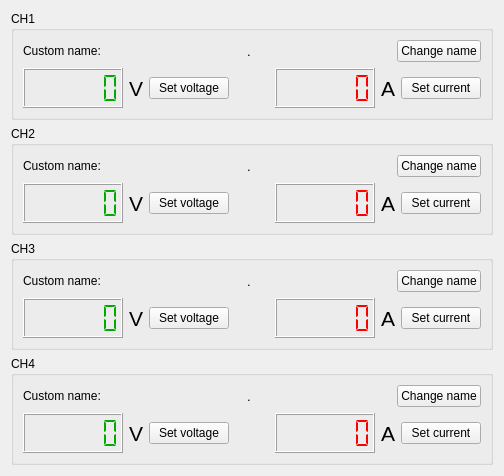
     <widget class="QWidget" name="tab2">
      <attribute name="title">
       <string>Configuration</string>
      </attribute>
      <layout class="QVBoxLayout" name="verticalLayout_17">
       <item>
        <widget class="QGroupBox" name="groupBox_2">
         <property name="title">
          <string>CH1</string>
         </property>
         <layout class="QVBoxLayout" name="verticalLayout_18">
          <item>
           <layout class="QHBoxLayout" name="horizontalLayout_29">
            <item>
             <widget class="QLabel" name="label_21">
              <property name="text">
               <string>Custom name:</string>
              </property>
             </widget>
            </item>
            <item>
             <spacer name="horizontalSpacer_16">
              <property name="orientation">
               <enum>Qt::Horizontal</enum>
              </property>
              <property name="sizeHint" stdset="0">
               <size>
                <width>40</width>
                <height>20</height>
               </size>
              </property>
             </spacer>
            </item>
            <item>
             <widget class="QLabel" name="customNameLabel1">
              <property name="font">
               <font>
                <pointsize>10</pointsize>
               </font>
              </property>
              <property name="text">
               <string>.</string>
              </property>
             </widget>
            </item>
            <item>
             <spacer name="horizontalSpacer_15">
              <property name="orientation">
               <enum>Qt::Horizontal</enum>
              </property>
              <property name="sizeHint" stdset="0">
               <size>
                <width>40</width>
                <height>20</height>
               </size>
              </property>
             </spacer>
            </item>
            <item>
             <widget class="QPushButton" name="setName1">
              <property name="text">
               <string>Change name</string>
              </property>
             </widget>
            </item>
           </layout>
          </item>
          <item>
           <layout class="QHBoxLayout" name="horizontalLayout_27">
            <item>
             <layout class="QHBoxLayout" name="horizontalLayout_19">
              <item>
               <widget class="QLCDNumber" name="CH1confV">
                <property name="enabled">
                 <bool>true</bool>
                </property>
                <property name="minimumSize">
                 <size>
                  <width>100</width>
                  <height>40</height>
                 </size>
                </property>
                <property name="palette">
                 <palette>
                  <active>
                   <colorrole role="WindowText">
                    <brush brushstyle="SolidPattern">
                     <color alpha="255">
                      <red>0</red>
                      <green>170</green>
                      <blue>0</blue>
                     </color>
                    </brush>
                   </colorrole>
                  </active>
                  <inactive>
                   <colorrole role="WindowText">
                    <brush brushstyle="SolidPattern">
                     <color alpha="255">
                      <red>0</red>
                      <green>170</green>
                      <blue>0</blue>
                     </color>
                    </brush>
                   </colorrole>
                  </inactive>
                  <disabled>
                   <colorrole role="WindowText">
                    <brush brushstyle="SolidPattern">
                     <color alpha="255">
                      <red>159</red>
                      <green>158</green>
                      <blue>158</blue>
                     </color>
                    </brush>
                   </colorrole>
                  </disabled>
                 </palette>
                </property>
                <property name="font">
                 <font>
                  <strikeout>false</strikeout>
                  <kerning>true</kerning>
                 </font>
                </property>
                <property name="digitCount">
                 <number>6</number>
                </property>
                <property name="segmentStyle">
                 <enum>QLCDNumber::Flat</enum>
                </property>
               </widget>
              </item>
              <item>
               <widget class="QLabel" name="label_13">
                <property name="font">
                 <font>
                  <pointsize>16</pointsize>
                  <weight>50</weight>
                  <italic>false</italic>
                  <bold>false</bold>
                 </font>
                </property>
                <property name="text">
                 <string>V</string>
                </property>
               </widget>
              </item>
              <item>
               <widget class="QPushButton" name="CH1confVSet">
                <property name="text">
                 <string>Set voltage</string>
                </property>
               </widget>
              </item>
             </layout>
            </item>
            <item>
             <spacer name="horizontalSpacer_20">
              <property name="orientation">
               <enum>Qt::Horizontal</enum>
              </property>
              <property name="sizeHint" stdset="0">
               <size>
                <width>40</width>
                <height>20</height>
               </size>
              </property>
             </spacer>
            </item>
            <item>
             <layout class="QHBoxLayout" name="horizontalLayout_20">
              <item>
               <widget class="QLCDNumber" name="CH1confI">
                <property name="minimumSize">
                 <size>
                  <width>100</width>
                  <height>40</height>
                 </size>
                </property>
                <property name="palette">
                 <palette>
                  <active>
                   <colorrole role="WindowText">
                    <brush brushstyle="SolidPattern">
                     <color alpha="255">
                      <red>255</red>
                      <green>0</green>
                      <blue>0</blue>
                     </color>
                    </brush>
                   </colorrole>
                  </active>
                  <inactive>
                   <colorrole role="WindowText">
                    <brush brushstyle="SolidPattern">
                     <color alpha="255">
                      <red>255</red>
                      <green>0</green>
                      <blue>0</blue>
                     </color>
                    </brush>
                   </colorrole>
                  </inactive>
                  <disabled>
                   <colorrole role="WindowText">
                    <brush brushstyle="SolidPattern">
                     <color alpha="255">
                      <red>159</red>
                      <green>158</green>
                      <blue>158</blue>
                     </color>
                    </brush>
                   </colorrole>
                  </disabled>
                 </palette>
                </property>
                <property name="digitCount">
                 <number>6</number>
                </property>
                <property name="segmentStyle">
                 <enum>QLCDNumber::Flat</enum>
                </property>
               </widget>
              </item>
              <item>
               <widget class="QLabel" name="label_14">
                <property name="font">
                 <font>
                  <pointsize>16</pointsize>
                  <weight>50</weight>
                  <italic>false</italic>
                  <bold>false</bold>
                 </font>
                </property>
                <property name="text">
                 <string>A</string>
                </property>
               </widget>
              </item>
              <item>
               <widget class="QPushButton" name="CH1confISet">
                <property name="text">
                 <string>Set current</string>
                </property>
               </widget>
              </item>
             </layout>
            </item>
           </layout>
          </item>
         </layout>
        </widget>
       </item>
       <item>
        <widget class="QGroupBox" name="groupBox_3">
         <property name="title">
          <string>CH2</string>
         </property>
         <layout class="QVBoxLayout" name="verticalLayout_19">
          <item>
           <layout class="QHBoxLayout" name="horizontalLayout_31">
            <item>
             <widget class="QLabel" name="label_22">
              <property name="text">
               <string>Custom name:</string>
              </property>
             </widget>
            </item>
            <item>
             <spacer name="horizontalSpacer_18">
              <property name="orientation">
               <enum>Qt::Horizontal</enum>
              </property>
              <property name="sizeHint" stdset="0">
               <size>
                <width>40</width>
                <height>20</height>
               </size>
              </property>
             </spacer>
            </item>
            <item>
             <widget class="QLabel" name="customNameLabel2">
              <property name="font">
               <font>
                <pointsize>10</pointsize>
               </font>
              </property>
              <property name="text">
               <string>.</string>
              </property>
             </widget>
            </item>
            <item>
             <spacer name="horizontalSpacer_17">
              <property name="orientation">
               <enum>Qt::Horizontal</enum>
              </property>
              <property name="sizeHint" stdset="0">
               <size>
                <width>40</width>
                <height>20</height>
               </size>
              </property>
             </spacer>
            </item>
            <item>
             <widget class="QPushButton" name="setName2">
              <property name="text">
               <string>Change name</string>
              </property>
             </widget>
            </item>
           </layout>
          </item>
          <item>
           <layout class="QHBoxLayout" name="horizontalLayout_30">
            <item>
             <layout class="QHBoxLayout" name="horizontalLayout_21">
              <item>
               <widget class="QLCDNumber" name="CH2confV">
                <property name="minimumSize">
                 <size>
                  <width>100</width>
                  <height>40</height>
                 </size>
                </property>
                <property name="palette">
                 <palette>
                  <active>
                   <colorrole role="WindowText">
                    <brush brushstyle="SolidPattern">
                     <color alpha="255">
                      <red>0</red>
                      <green>170</green>
                      <blue>0</blue>
                     </color>
                    </brush>
                   </colorrole>
                  </active>
                  <inactive>
                   <colorrole role="WindowText">
                    <brush brushstyle="SolidPattern">
                     <color alpha="255">
                      <red>0</red>
                      <green>170</green>
                      <blue>0</blue>
                     </color>
                    </brush>
                   </colorrole>
                  </inactive>
                  <disabled>
                   <colorrole role="WindowText">
                    <brush brushstyle="SolidPattern">
                     <color alpha="255">
                      <red>159</red>
                      <green>158</green>
                      <blue>158</blue>
                     </color>
                    </brush>
                   </colorrole>
                  </disabled>
                 </palette>
                </property>
                <property name="digitCount">
                 <number>6</number>
                </property>
                <property name="segmentStyle">
                 <enum>QLCDNumber::Flat</enum>
                </property>
               </widget>
              </item>
              <item>
               <widget class="QLabel" name="label_15">
                <property name="font">
                 <font>
                  <pointsize>16</pointsize>
                  <weight>50</weight>
                  <italic>false</italic>
                  <bold>false</bold>
                 </font>
                </property>
                <property name="text">
                 <string>V</string>
                </property>
               </widget>
              </item>
              <item>
               <widget class="QPushButton" name="CH2confVSet">
                <property name="text">
                 <string>Set voltage</string>
                </property>
               </widget>
              </item>
             </layout>
            </item>
            <item>
             <spacer name="horizontalSpacer_12">
              <property name="orientation">
               <enum>Qt::Horizontal</enum>
              </property>
              <property name="sizeHint" stdset="0">
               <size>
                <width>40</width>
                <height>20</height>
               </size>
              </property>
             </spacer>
            </item>
            <item>
             <layout class="QHBoxLayout" name="horizontalLayout_22">
              <item>
               <widget class="QLCDNumber" name="CH2confI">
                <property name="minimumSize">
                 <size>
                  <width>100</width>
                  <height>40</height>
                 </size>
                </property>
                <property name="palette">
                 <palette>
                  <active>
                   <colorrole role="WindowText">
                    <brush brushstyle="SolidPattern">
                     <color alpha="255">
                      <red>255</red>
                      <green>0</green>
                      <blue>0</blue>
                     </color>
                    </brush>
                   </colorrole>
                  </active>
                  <inactive>
                   <colorrole role="WindowText">
                    <brush brushstyle="SolidPattern">
                     <color alpha="255">
                      <red>255</red>
                      <green>0</green>
                      <blue>0</blue>
                     </color>
                    </brush>
                   </colorrole>
                  </inactive>
                  <disabled>
                   <colorrole role="WindowText">
                    <brush brushstyle="SolidPattern">
                     <color alpha="255">
                      <red>159</red>
                      <green>158</green>
                      <blue>158</blue>
                     </color>
                    </brush>
                   </colorrole>
                  </disabled>
                 </palette>
                </property>
                <property name="digitCount">
                 <number>6</number>
                </property>
                <property name="segmentStyle">
                 <enum>QLCDNumber::Flat</enum>
                </property>
               </widget>
              </item>
              <item>
               <widget class="QLabel" name="label_16">
                <property name="font">
                 <font>
                  <pointsize>16</pointsize>
                  <weight>50</weight>
                  <italic>false</italic>
                  <bold>false</bold>
                 </font>
                </property>
                <property name="text">
                 <string>A</string>
                </property>
               </widget>
              </item>
              <item>
               <widget class="QPushButton" name="CH2confISet">
                <property name="text">
                 <string>Set current</string>
                </property>
               </widget>
              </item>
             </layout>
            </item>
           </layout>
          </item>
         </layout>
        </widget>
       </item>
       <item>
        <widget class="QGroupBox" name="groupBox_4">
         <property name="title">
          <string>CH3</string>
         </property>
         <layout class="QVBoxLayout" name="verticalLayout_20">
          <item>
           <layout class="QHBoxLayout" name="horizontalLayout_36">
            <item>
             <widget class="QLabel" name="label_23">
              <property name="text">
               <string>Custom name:</string>
              </property>
             </widget>
            </item>
            <item>
             <spacer name="horizontalSpacer_21">
              <property name="orientation">
               <enum>Qt::Horizontal</enum>
              </property>
              <property name="sizeHint" stdset="0">
               <size>
                <width>40</width>
                <height>20</height>
               </size>
              </property>
             </spacer>
            </item>
            <item>
             <widget class="QLabel" name="customNameLabel3">
              <property name="font">
               <font>
                <pointsize>10</pointsize>
               </font>
              </property>
              <property name="text">
               <string>.</string>
              </property>
             </widget>
            </item>
            <item>
             <spacer name="horizontalSpacer_19">
              <property name="orientation">
               <enum>Qt::Horizontal</enum>
              </property>
              <property name="sizeHint" stdset="0">
               <size>
                <width>40</width>
                <height>20</height>
               </size>
              </property>
             </spacer>
            </item>
            <item>
             <widget class="QPushButton" name="setName3">
              <property name="text">
               <string>Change name</string>
              </property>
             </widget>
            </item>
           </layout>
          </item>
          <item>
           <layout class="QHBoxLayout" name="horizontalLayout_32">
            <item>
             <layout class="QHBoxLayout" name="horizontalLayout_23">
              <item>
               <widget class="QLCDNumber" name="CH3confV">
                <property name="minimumSize">
                 <size>
                  <width>100</width>
                  <height>40</height>
                 </size>
                </property>
                <property name="palette">
                 <palette>
                  <active>
                   <colorrole role="WindowText">
                    <brush brushstyle="SolidPattern">
                     <color alpha="255">
                      <red>0</red>
                      <green>170</green>
                      <blue>0</blue>
                     </color>
                    </brush>
                   </colorrole>
                  </active>
                  <inactive>
                   <colorrole role="WindowText">
                    <brush brushstyle="SolidPattern">
                     <color alpha="255">
                      <red>0</red>
                      <green>170</green>
                      <blue>0</blue>
                     </color>
                    </brush>
                   </colorrole>
                  </inactive>
                  <disabled>
                   <colorrole role="WindowText">
                    <brush brushstyle="SolidPattern">
                     <color alpha="255">
                      <red>159</red>
                      <green>158</green>
                      <blue>158</blue>
                     </color>
                    </brush>
                   </colorrole>
                  </disabled>
                 </palette>
                </property>
                <property name="digitCount">
                 <number>6</number>
                </property>
                <property name="segmentStyle">
                 <enum>QLCDNumber::Flat</enum>
                </property>
               </widget>
              </item>
              <item>
               <widget class="QLabel" name="label_17">
                <property name="font">
                 <font>
                  <pointsize>16</pointsize>
                  <weight>50</weight>
                  <italic>false</italic>
                  <bold>false</bold>
                 </font>
                </property>
                <property name="text">
                 <string>V</string>
                </property>
               </widget>
              </item>
              <item>
               <widget class="QPushButton" name="CH3confVSet">
                <property name="text">
                 <string>Set voltage</string>
                </property>
               </widget>
              </item>
             </layout>
            </item>
            <item>
             <spacer name="horizontalSpacer_13">
              <property name="orientation">
               <enum>Qt::Horizontal</enum>
              </property>
              <property name="sizeHint" stdset="0">
               <size>
                <width>40</width>
                <height>20</height>
               </size>
              </property>
             </spacer>
            </item>
            <item>
             <layout class="QHBoxLayout" name="horizontalLayout_24">
              <item>
               <widget class="QLCDNumber" name="CH3confI">
                <property name="minimumSize">
                 <size>
                  <width>100</width>
                  <height>40</height>
                 </size>
                </property>
                <property name="palette">
                 <palette>
                  <active>
                   <colorrole role="WindowText">
                    <brush brushstyle="SolidPattern">
                     <color alpha="255">
                      <red>255</red>
                      <green>0</green>
                      <blue>0</blue>
                     </color>
                    </brush>
                   </colorrole>
                  </active>
                  <inactive>
                   <colorrole role="WindowText">
                    <brush brushstyle="SolidPattern">
                     <color alpha="255">
                      <red>255</red>
                      <green>0</green>
                      <blue>0</blue>
                     </color>
                    </brush>
                   </colorrole>
                  </inactive>
                  <disabled>
                   <colorrole role="WindowText">
                    <brush brushstyle="SolidPattern">
                     <color alpha="255">
                      <red>159</red>
                      <green>158</green>
                      <blue>158</blue>
                     </color>
                    </brush>
                   </colorrole>
                  </disabled>
                 </palette>
                </property>
                <property name="digitCount">
                 <number>6</number>
                </property>
                <property name="segmentStyle">
                 <enum>QLCDNumber::Flat</enum>
                </property>
               </widget>
              </item>
              <item>
               <widget class="QLabel" name="label_18">
                <property name="font">
                 <font>
                  <pointsize>16</pointsize>
                  <weight>50</weight>
                  <italic>false</italic>
                  <bold>false</bold>
                 </font>
                </property>
                <property name="text">
                 <string>A</string>
                </property>
               </widget>
              </item>
              <item>
               <widget class="QPushButton" name="CH3confISet">
                <property name="text">
                 <string>Set current</string>
                </property>
               </widget>
              </item>
             </layout>
            </item>
           </layout>
          </item>
         </layout>
        </widget>
       </item>
       <item>
        <widget class="QGroupBox" name="groupBox_5">
         <property name="title">
          <string>CH4</string>
         </property>
         <layout class="QVBoxLayout" name="verticalLayout_21">
          <item>
           <layout class="QHBoxLayout" name="horizontalLayout_35">
            <item>
             <widget class="QLabel" name="label_24">
              <property name="text">
               <string>Custom name:</string>
              </property>
             </widget>
            </item>
            <item>
             <spacer name="horizontalSpacer_23">
              <property name="orientation">
               <enum>Qt::Horizontal</enum>
              </property>
              <property name="sizeHint" stdset="0">
               <size>
                <width>40</width>
                <height>20</height>
               </size>
              </property>
             </spacer>
            </item>
            <item>
             <widget class="QLabel" name="customNameLabel4">
              <property name="font">
               <font>
                <pointsize>10</pointsize>
               </font>
              </property>
              <property name="text">
               <string>.</string>
              </property>
             </widget>
            </item>
            <item>
             <spacer name="horizontalSpacer_22">
              <property name="orientation">
               <enum>Qt::Horizontal</enum>
              </property>
              <property name="sizeHint" stdset="0">
               <size>
                <width>40</width>
                <height>20</height>
               </size>
              </property>
             </spacer>
            </item>
            <item>
             <widget class="QPushButton" name="setName4">
              <property name="text">
               <string>Change name</string>
              </property>
             </widget>
            </item>
           </layout>
          </item>
          <item>
           <layout class="QHBoxLayout" name="horizontalLayout_33">
            <item>
             <layout class="QHBoxLayout" name="horizontalLayout_25">
              <item>
               <widget class="QLCDNumber" name="CH4confV">
                <property name="minimumSize">
                 <size>
                  <width>100</width>
                  <height>40</height>
                 </size>
                </property>
                <property name="palette">
                 <palette>
                  <active>
                   <colorrole role="WindowText">
                    <brush brushstyle="SolidPattern">
                     <color alpha="255">
                      <red>0</red>
                      <green>170</green>
                      <blue>0</blue>
                     </color>
                    </brush>
                   </colorrole>
                  </active>
                  <inactive>
                   <colorrole role="WindowText">
                    <brush brushstyle="SolidPattern">
                     <color alpha="255">
                      <red>0</red>
                      <green>170</green>
                      <blue>0</blue>
                     </color>
                    </brush>
                   </colorrole>
                  </inactive>
                  <disabled>
                   <colorrole role="WindowText">
                    <brush brushstyle="SolidPattern">
                     <color alpha="255">
                      <red>159</red>
                      <green>158</green>
                      <blue>158</blue>
                     </color>
                    </brush>
                   </colorrole>
                  </disabled>
                 </palette>
                </property>
                <property name="digitCount">
                 <number>6</number>
                </property>
                <property name="segmentStyle">
                 <enum>QLCDNumber::Flat</enum>
                </property>
               </widget>
              </item>
              <item>
               <widget class="QLabel" name="label_19">
                <property name="font">
                 <font>
                  <pointsize>16</pointsize>
                  <weight>50</weight>
                  <italic>false</italic>
                  <bold>false</bold>
                 </font>
                </property>
                <property name="text">
                 <string>V</string>
                </property>
               </widget>
              </item>
              <item>
               <widget class="QPushButton" name="CH4confVSet">
                <property name="text">
                 <string>Set voltage</string>
                </property>
               </widget>
              </item>
             </layout>
            </item>
            <item>
             <spacer name="horizontalSpacer_14">
              <property name="orientation">
               <enum>Qt::Horizontal</enum>
              </property>
              <property name="sizeHint" stdset="0">
               <size>
                <width>40</width>
                <height>20</height>
               </size>
              </property>
             </spacer>
            </item>
            <item>
             <layout class="QHBoxLayout" name="horizontalLayout_26">
              <item>
               <widget class="QLCDNumber" name="CH4confI">
                <property name="minimumSize">
                 <size>
                  <width>100</width>
                  <height>40</height>
                 </size>
                </property>
                <property name="palette">
                 <palette>
                  <active>
                   <colorrole role="WindowText">
                    <brush brushstyle="SolidPattern">
                     <color alpha="255">
                      <red>255</red>
                      <green>0</green>
                      <blue>0</blue>
                     </color>
                    </brush>
                   </colorrole>
                  </active>
                  <inactive>
                   <colorrole role="WindowText">
                    <brush brushstyle="SolidPattern">
                     <color alpha="255">
                      <red>255</red>
                      <green>0</green>
                      <blue>0</blue>
                     </color>
                    </brush>
                   </colorrole>
                  </inactive>
                  <disabled>
                   <colorrole role="WindowText">
                    <brush brushstyle="SolidPattern">
                     <color alpha="255">
                      <red>159</red>
                      <green>158</green>
                      <blue>158</blue>
                     </color>
                    </brush>
                   </colorrole>
                  </disabled>
                 </palette>
                </property>
                <property name="digitCount">
                 <number>6</number>
                </property>
                <property name="segmentStyle">
                 <enum>QLCDNumber::Flat</enum>
                </property>
               </widget>
              </item>
              <item>
               <widget class="QLabel" name="label_20">
                <property name="font">
                 <font>
                  <pointsize>16</pointsize>
                  <weight>50</weight>
                  <italic>false</italic>
                  <bold>false</bold>
                 </font>
                </property>
                <property name="text">
                 <string>A</string>
                </property>
               </widget>
              </item>
              <item>
               <widget class="QPushButton" name="CH4confISet">
                <property name="text">
                 <string>Set current</string>
                </property>
               </widget>
              </item>
             </layout>
            </item>
           </layout>
          </item>
         </layout>
        </widget>
       </item>
      </layout>
     </widget>
